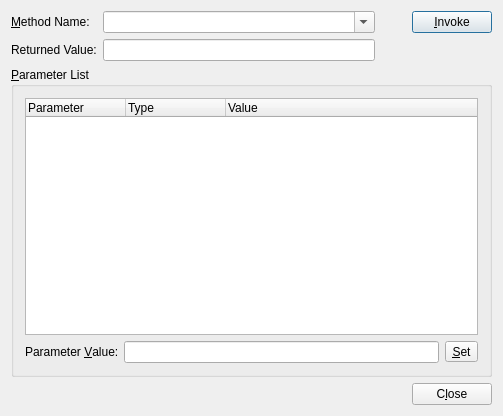
<ui version="4.0" >
 <author></author>
 <comment>*********************************************************************
**
** Copyright (C) 2013 Digia Plc and/or its subsidiary(-ies).
** Contact: http://www.qt-project.org/legal
**
** This file is part of the tools applications of the Qt Toolkit.
**
** $QT_BEGIN_LICENSE:LGPL$
** Commercial License Usage
** Licensees holding valid commercial Qt licenses may use this file in
** accordance with the commercial license agreement provided with the
** Software or, alternatively, in accordance with the terms contained in
** a written agreement between you and Digia.  For licensing terms and
** conditions see http://qt.digia.com/licensing.  For further information
** use the contact form at http://qt.digia.com/contact-us.
**
** GNU Lesser General Public License Usage
** Alternatively, this file may be used under the terms of the GNU Lesser
** General Public License version 2.1 as published by the Free Software
** Foundation and appearing in the file LICENSE.LGPL included in the
** packaging of this file.  Please review the following information to
** ensure the GNU Lesser General Public License version 2.1 requirements
** will be met: http://www.gnu.org/licenses/old-licenses/lgpl-2.1.html.
**
** In addition, as a special exception, Digia gives you certain additional
** rights.  These rights are described in the Digia Qt LGPL Exception
** version 1.1, included in the file LGPL_EXCEPTION.txt in this package.
**
** GNU General Public License Usage
** Alternatively, this file may be used under the terms of the GNU
** General Public License version 3.0 as published by the Free Software
** Foundation and appearing in the file LICENSE.GPL included in the
** packaging of this file.  Please review the following information to
** ensure the GNU General Public License version 3.0 requirements will be
** met: http://www.gnu.org/copyleft/gpl.html.
**
**
** $QT_END_LICENSE$
**
*********************************************************************</comment>
 <exportmacro></exportmacro>
 <class>InvokeMethod</class>
 <widget class="QDialog" name="InvokeMethod" >
  <property name="geometry" >
   <rect>
    <x>0</x>
    <y>0</y>
    <width>503</width>
    <height>416</height>
   </rect>
  </property>
  <property name="windowTitle" >
   <string>Invoke Methods</string>
  </property>
  <layout class="QGridLayout" >
   <property name="margin" >
    <number>11</number>
   </property>
   <property name="spacing" >
    <number>6</number>
   </property>
   <item row="1" column="0" colspan="2" >
    <widget class="QGroupBox" name="boxParameters" >
     <property name="title" >
      <string>&amp;Parameter List</string>
     </property>
     <layout class="QGridLayout" >
      <property name="margin" >
       <number>11</number>
      </property>
      <property name="spacing" >
       <number>6</number>
      </property>
      <item row="0" column="0" colspan="3" >
       <widget class="QTreeWidget" name="listParameters" >
        <property name="rootIsDecorated" >
         <bool>false</bool>
        </property>
        <column>
         <property name="text" >
          <string>Parameter</string>
         </property>
        </column>
        <column>
         <property name="text" >
          <string>Type</string>
         </property>
        </column>
        <column>
         <property name="text" >
          <string>Value</string>
         </property>
        </column>
       </widget>
      </item>
      <item row="1" column="2" >
       <widget class="QToolButton" name="buttonSet" >
        <property name="text" >
         <string>&amp;Set</string>
        </property>
       </widget>
      </item>
      <item row="1" column="1" >
       <widget class="QLineEdit" name="editValue" />
      </item>
      <item row="1" column="0" >
       <widget class="QLabel" name="TextLabel3" >
        <property name="text" >
         <string>Parameter &amp;Value:</string>
        </property>
        <property name="buddy" >
         <cstring>editValue</cstring>
        </property>
       </widget>
      </item>
     </layout>
    </widget>
   </item>
   <item row="0" column="0" colspan="2" >
    <layout class="QGridLayout" >
     <property name="margin" >
      <number>0</number>
     </property>
     <property name="spacing" >
      <number>6</number>
     </property>
     <item row="1" column="1" >
      <widget class="QLineEdit" name="editReturn" >
       <property name="readOnly" >
        <bool>true</bool>
       </property>
      </widget>
     </item>
     <item row="0" column="1" >
      <widget class="QComboBox" name="comboMethods" >
       <property name="sizePolicy" >
        <sizepolicy>
         <hsizetype>7</hsizetype>
         <vsizetype>0</vsizetype>
         <horstretch>0</horstretch>
         <verstretch>0</verstretch>
        </sizepolicy>
       </property>
       <property name="editable" >
        <bool>true</bool>
       </property>
       <property name="insertPolicy" >
        <enum>QComboBox::NoInsert</enum>
       </property>
       <property name="autoCompletion" >
        <bool>true</bool>
       </property>
       <property name="duplicatesEnabled" >
        <bool>false</bool>
       </property>
      </widget>
     </item>
     <item row="0" column="0" >
      <widget class="QLabel" name="labelMethods" >
       <property name="text" >
        <string>&amp;Method Name:</string>
       </property>
       <property name="buddy" >
        <cstring>comboMethods</cstring>
       </property>
      </widget>
     </item>
     <item row="0" column="2" >
      <spacer>
       <property name="orientation" >
        <enum>Qt::Horizontal</enum>
       </property>
       <property name="sizeType" >
        <enum>QSizePolicy::Preferred</enum>
       </property>
       <property name="sizeHint" >
        <size>
         <width>20</width>
         <height>20</height>
        </size>
       </property>
      </spacer>
     </item>
     <item row="1" column="0" >
      <widget class="QLabel" name="TextLabel1" >
       <property name="text" >
        <string>Returned Value:</string>
       </property>
      </widget>
     </item>
     <item row="0" column="3" >
      <widget class="QPushButton" name="buttonInvoke" >
       <property name="text" >
        <string>&amp;Invoke</string>
       </property>
       <property name="default" >
        <bool>true</bool>
       </property>
      </widget>
     </item>
     <item row="1" column="2" colspan="2" >
      <spacer>
       <property name="orientation" >
        <enum>Qt::Horizontal</enum>
       </property>
       <property name="sizeType" >
        <enum>QSizePolicy::Expanding</enum>
       </property>
       <property name="sizeHint" >
        <size>
         <width>111</width>
         <height>21</height>
        </size>
       </property>
      </spacer>
     </item>
    </layout>
   </item>
   <item row="2" column="0" >
    <spacer>
     <property name="orientation" >
      <enum>Qt::Horizontal</enum>
     </property>
     <property name="sizeType" >
      <enum>QSizePolicy::Expanding</enum>
     </property>
     <property name="sizeHint" >
      <size>
       <width>361</width>
       <height>21</height>
      </size>
     </property>
    </spacer>
   </item>
   <item row="2" column="1" >
    <widget class="QPushButton" name="buttonClose" >
     <property name="text" >
      <string>C&amp;lose</string>
     </property>
     <property name="autoDefault" >
      <bool>false</bool>
     </property>
    </widget>
   </item>
  </layout>
 </widget>
 <layoutdefault spacing="6" margin="11" />
 <pixmapfunction></pixmapfunction>
 <resources/>
 <connections>
  <connection>
   <sender>buttonClose</sender>
   <signal>clicked()</signal>
   <receiver>InvokeMethod</receiver>
   <slot>accept()</slot>
   <hints>
    <hint type="sourcelabel" >
     <x>453</x>
     <y>396</y>
    </hint>
    <hint type="destinationlabel" >
     <x>327</x>
     <y>384</y>
    </hint>
   </hints>
  </connection>
 </connections>
</ui>
